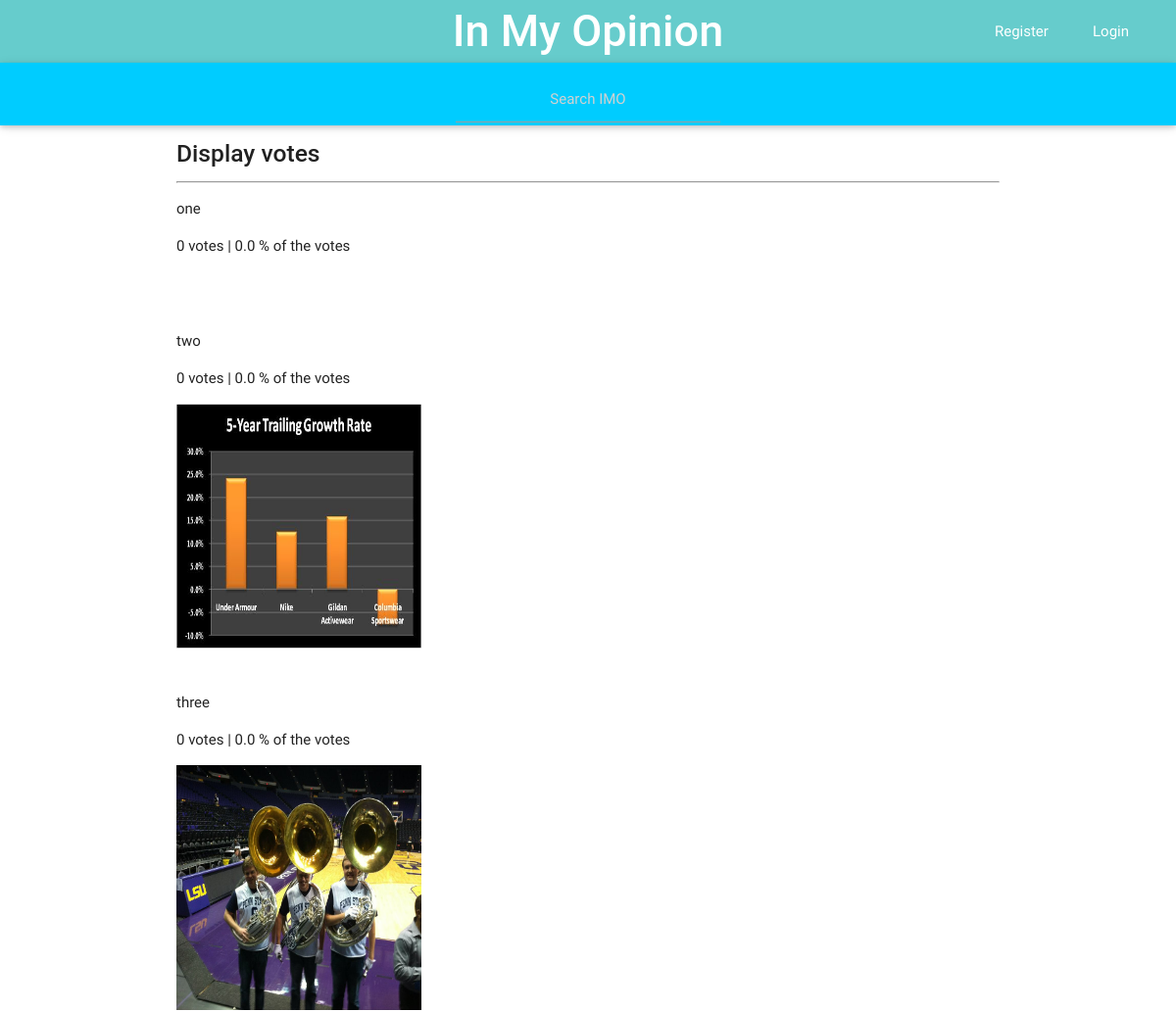
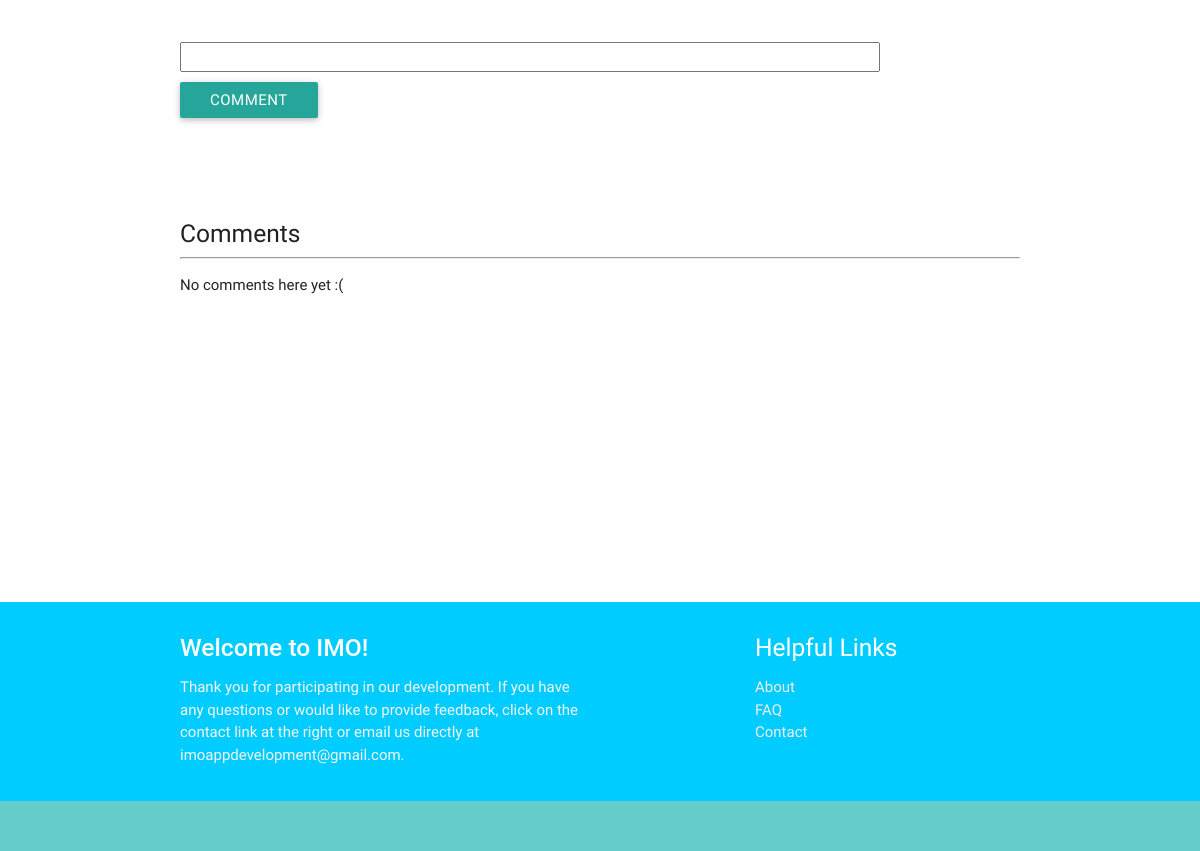
Page /imo_app/69/results/ on the committed database (2 pictures, top to bottom).
### imo_app/models.py (models this page shows, shortened)
class Question(models.Model):
    author = models.ForeignKey(UserProfile, on_delete=models.CASCADE)
    author_name = models.CharField(max_length=200, default='')
    question_text = models.CharField(max_length=200)
    description = models.TextField(default = '')
    category = models.CharField(max_length=50, default='')
    pub_date = models.DateTimeField('date published')
    choice1 = models.CharField(null=True, blank=True, default = '', max_length = 200)
    image1 = models.ImageField(null=True, blank=True)
    choice2 = models.CharField(null=True, blank=True, default = '', max_length = 200)
    image2 = models.ImageField(null=True, blank=True)
    choice3 = models.CharField(null=True, blank=True, default = '', max_length = 200)
    image3 = models.ImageField(null=True, blank=True)
    total_votes = models.IntegerField(default = 1)
    class Meta:
        ordering = ['-pub_date']

class Choice(models.Model):
    question = models.ForeignKey(Question, on_delete=models.CASCADE)
    image = models.ImageField(null=True, blank=True)
    choice_text = models.CharField(max_length=200)
    votes = models.IntegerField(default=0)
    percentage = models.FloatField(default=0)

### imo_app/views.py (the view)
# urls.py: url(r'^(?P<question_id>[0-9]+)/results/$', views.results, name = 'results'),
def results(request, question_id):
    q = Question.objects.get(id = question_id)
    c = Comment.objects.filter(question=q)
    author = q.author.user.username
    if (author == request.user.username):
        check_author = '1'
    else:
        check_author = ''
    choices = Choice.objects.filter(question = q)
    for i in choices:
        i.percentage = round((i.votes / q.total_votes) * 100, 2)
    context = {'question':q, 'choices': choices, 'comments': c, 'check_author': check_author}
    return render(request, 'imo_app/results.html', context)

### imo_app/templates/imo_app/results.html (shortened to what this page needs)
{% extends "imo_app/base.html" %}
{% block content %}
  <p><h5><strong>{{question.question_text}}</strong></h5></p>
  <hr></hr>
  {% for c in choices %}
      {% if c.choice_text or c.image != '' %}
      <p>{{ c.choice_text }}<p> {{c.votes}} votes | {{ c.percentage }} % of the votes</p></p>
      {% endif %}
      {% if c.image != '' %}
      <img src='{{ c.image.url }}' class='img-responsive' width="250px" height="250px" />
      {% endif %}
      <br></br>
  {% endfor %}
  <form action="{% url 'imo_app:add_comment' question.id %}" method="post">
  <p><input type="TextArea" style = "height:30px; width:700px" class = 'comment_text' value="" name='comment_text'/></p>
  <input type="submit" value="Comment" class='btn' size=50%; />
  </form>
  <br></br>
  <br></br>
  <h5> Comments </h5>
      <hr>
  {% for i in comments %}
      <div class="Comments">
          <div class="date"><strong>{{ i.author }}</strong> <i>{{ i.pub_date }}</i></div>
          <div class="divider"></div>
          <p>{{ i.comment_text }}</p>
          <br></br>
      </div>
  {% empty %}
      <p>No comments here yet :(</p>
  {% endfor %}
<br></br>
<br></br>
<br></br>
{% endblock content %}

### rows in the picture
Question: question_text "Display votes"
Choice: choice_text "one", votes "0", percentage "0.0"
Choice: choice_text "two", votes "0", percentage "0.0", image (picture)
Choice: choice_text "three", votes "0", percentage "0.0", image (picture)
